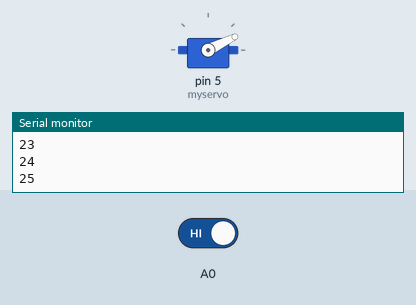
Bench run of a sketch on a simulated Arduino Uno, built with avr-gcc and run on an emulated ATmega328P. Parts: servo, the last lines printed to the serial monitor. The inputs (shaded band) are chosen by the test bench; at power-on: A0 HIGH.

Above: at 1.21 s.
1.3 s: A0 driven LOW
2.8 s: A0 driven HIGH
At 3.41 s:
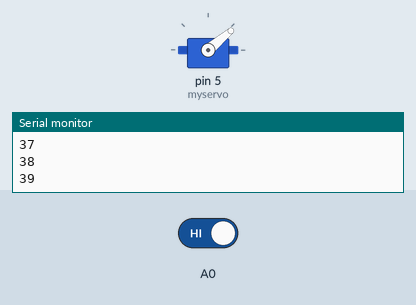
At 4.41 s:
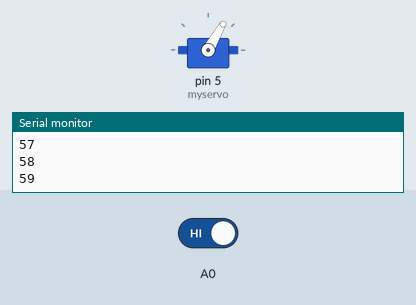
Timing chart, 0 to 17.8 s (numbered marks = the images above; inputs shaded):
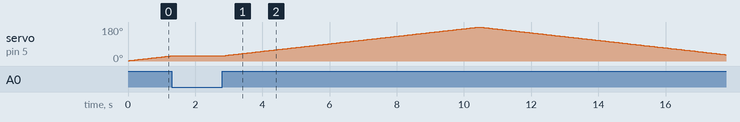

The sketch:

Ex2Q4.ino
```cpp
#include <Servo.h>

Servo myservo;

void setup() {
  // put your setup code here, to run once:
  Serial.begin(9600);
  myservo.attach(5);
  pinMode(A0,INPUT);
  Serial.println("Setup Done");
}

int pos = 1;
int step = 1;
void loop() {
  // put your main code here, to run repeatedly:
while(true){
  if(pos == 180||pos == 0){
    step *= -1;
  }


  Serial.println(pos);
  if(digitalRead(A0)==LOW){
    Serial.println("Dectected");
    continue;}
  else{
    pos += step;
  }

  myservo.write(pos);
  delay(50);
  }
}
```

Measured:
- after the input at 1.3 s, servo on pin 5 (myservo): stays 27° (without the input it goes to 28° after 0.01 s)
- after the input at 2.8 s, servo on pin 5 (myservo): rises from 27° to 180° in 7.6 s, then falls to 34° in 7.3 s
